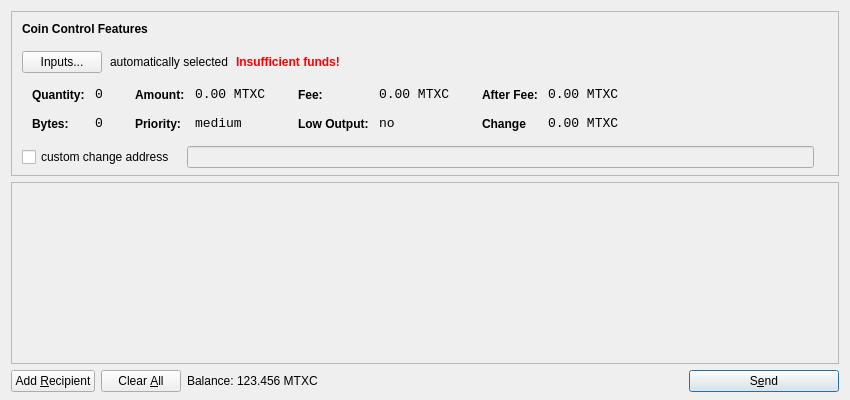
<?xml version="1.0" encoding="UTF-8"?>
<ui version="4.0">
 <class>SendCoinsDialog</class>
 <widget class="QDialog" name="SendCoinsDialog">
  <property name="geometry">
   <rect>
    <x>0</x>
    <y>0</y>
    <width>850</width>
    <height>400</height>
   </rect>
  </property>
  <property name="windowTitle">
   <string>Send Coins</string>
  </property>
  <layout class="QVBoxLayout" name="verticalLayout" stretch="0,1,0">
   <property name="bottomMargin">
    <number>8</number>
   </property>
   <item>
    <widget class="QFrame" name="frameCoinControl">
     <property name="sizePolicy">
      <sizepolicy hsizetype="Expanding" vsizetype="Expanding">
       <horstretch>0</horstretch>
       <verstretch>0</verstretch>
      </sizepolicy>
     </property>
     <property name="maximumSize">
      <size>
       <width>16777215</width>
       <height>16777215</height>
      </size>
     </property>
     <property name="frameShape">
      <enum>QFrame::StyledPanel</enum>
     </property>
     <property name="frameShadow">
      <enum>QFrame::Sunken</enum>
     </property>
     <layout class="QVBoxLayout" name="verticalLayoutCoinControl2">
      <property name="spacing">
       <number>-1</number>
      </property>
      <property name="leftMargin">
       <number>0</number>
      </property>
      <property name="topMargin">
       <number>0</number>
      </property>
      <property name="rightMargin">
       <number>0</number>
      </property>
      <property name="bottomMargin">
       <number>6</number>
      </property>
      <item>
       <layout class="QVBoxLayout" name="verticalLayoutCoinControl" stretch="0,0,0,0,1">
        <property name="spacing">
         <number>0</number>
        </property>
        <property name="leftMargin">
         <number>10</number>
        </property>
        <property name="topMargin">
         <number>10</number>
        </property>
        <item>
         <layout class="QHBoxLayout" name="horizontalLayoutCoinControl1">
          <property name="bottomMargin">
           <number>15</number>
          </property>
          <item>
           <widget class="QLabel" name="labelCoinControlFeatures">
            <property name="sizePolicy">
             <sizepolicy hsizetype="Preferred" vsizetype="Maximum">
              <horstretch>0</horstretch>
              <verstretch>0</verstretch>
             </sizepolicy>
            </property>
            <property name="font">
             <font>
              <weight>75</weight>
              <bold>true</bold>
             </font>
            </property>
            <property name="styleSheet">
             <string notr="true">font-weight:bold;</string>
            </property>
            <property name="text">
             <string>Coin Control Features</string>
            </property>
           </widget>
          </item>
         </layout>
        </item>
        <item>
         <layout class="QHBoxLayout" name="horizontalLayoutCoinControl2" stretch="0,0,0,0">
          <property name="spacing">
           <number>8</number>
          </property>
          <property name="bottomMargin">
           <number>10</number>
          </property>
          <item>
           <widget class="QPushButton" name="pushButtonCoinControl">
            <property name="styleSheet">
             <string notr="true"/>
            </property>
            <property name="text">
             <string>Inputs...</string>
            </property>
           </widget>
          </item>
          <item>
           <widget class="QLabel" name="labelCoinControlAutomaticallySelected">
            <property name="text">
             <string>automatically selected</string>
            </property>
            <property name="margin">
             <number>5</number>
            </property>
           </widget>
          </item>
          <item>
           <widget class="QLabel" name="labelCoinControlInsuffFunds">
            <property name="font">
             <font>
              <weight>75</weight>
              <bold>true</bold>
             </font>
            </property>
            <property name="styleSheet">
             <string notr="true">color:red;font-weight:bold;</string>
            </property>
            <property name="text">
             <string>Insufficient funds!</string>
            </property>
            <property name="margin">
             <number>5</number>
            </property>
           </widget>
          </item>
          <item>
           <spacer name="horizontalSpacerCoinControl">
            <property name="orientation">
             <enum>Qt::Horizontal</enum>
            </property>
            <property name="sizeHint" stdset="0">
             <size>
              <width>40</width>
              <height>1</height>
             </size>
            </property>
           </spacer>
          </item>
         </layout>
        </item>
        <item>
         <widget class="QWidget" name="widgetCoinControl" native="true">
          <property name="sizePolicy">
           <sizepolicy hsizetype="Preferred" vsizetype="Preferred">
            <horstretch>0</horstretch>
            <verstretch>0</verstretch>
           </sizepolicy>
          </property>
          <property name="minimumSize">
           <size>
            <width>0</width>
            <height>0</height>
           </size>
          </property>
          <property name="styleSheet">
           <string notr="true"/>
          </property>
          <layout class="QHBoxLayout" name="horizontalLayoutCoinControl5">
           <property name="margin">
            <number>0</number>
           </property>
           <item>
            <layout class="QHBoxLayout" name="horizontalLayoutCoinControl3" stretch="0,0,0,1">
             <property name="spacing">
              <number>20</number>
             </property>
             <property name="topMargin">
              <number>0</number>
             </property>
             <property name="bottomMargin">
              <number>10</number>
             </property>
             <item>
              <layout class="QFormLayout" name="formLayoutCoinControl1">
               <property name="horizontalSpacing">
                <number>10</number>
               </property>
               <property name="verticalSpacing">
                <number>14</number>
               </property>
               <property name="leftMargin">
                <number>10</number>
               </property>
               <property name="topMargin">
                <number>4</number>
               </property>
               <property name="rightMargin">
                <number>6</number>
               </property>
               <item row="0" column="0">
                <widget class="QLabel" name="labelCoinControlQuantityText">
                 <property name="styleSheet">
                  <string notr="true">font-weight:bold;</string>
                 </property>
                 <property name="text">
                  <string>Quantity:</string>
                 </property>
                 <property name="margin">
                  <number>0</number>
                 </property>
                </widget>
               </item>
               <item row="0" column="1">
                <widget class="QLabel" name="labelCoinControlQuantity">
                 <property name="font">
                  <font>
                   <family>Monospace</family>
                   <pointsize>10</pointsize>
                  </font>
                 </property>
                 <property name="cursor">
                  <cursorShape>IBeamCursor</cursorShape>
                 </property>
                 <property name="contextMenuPolicy">
                  <enum>Qt::ActionsContextMenu</enum>
                 </property>
                 <property name="text">
                  <string>0</string>
                 </property>
                 <property name="margin">
                  <number>0</number>
                 </property>
                 <property name="textInteractionFlags">
                  <set>Qt::LinksAccessibleByMouse|Qt::TextSelectableByKeyboard|Qt::TextSelectableByMouse</set>
                 </property>
                </widget>
               </item>
               <item row="1" column="0">
                <widget class="QLabel" name="labelCoinControlBytesText">
                 <property name="styleSheet">
                  <string notr="true">font-weight:bold;</string>
                 </property>
                 <property name="text">
                  <string>Bytes:</string>
                 </property>
                </widget>
               </item>
               <item row="1" column="1">
                <widget class="QLabel" name="labelCoinControlBytes">
                 <property name="font">
                  <font>
                   <family>Monospace</family>
                   <pointsize>10</pointsize>
                  </font>
                 </property>
                 <property name="cursor">
                  <cursorShape>IBeamCursor</cursorShape>
                 </property>
                 <property name="contextMenuPolicy">
                  <enum>Qt::ActionsContextMenu</enum>
                 </property>
                 <property name="text">
                  <string>0</string>
                 </property>
                 <property name="textInteractionFlags">
                  <set>Qt::LinksAccessibleByMouse|Qt::TextSelectableByKeyboard|Qt::TextSelectableByMouse</set>
                 </property>
                </widget>
               </item>
              </layout>
             </item>
             <item>
              <layout class="QFormLayout" name="formLayoutCoinControl2">
               <property name="horizontalSpacing">
                <number>10</number>
               </property>
               <property name="verticalSpacing">
                <number>14</number>
               </property>
               <property name="leftMargin">
                <number>6</number>
               </property>
               <property name="topMargin">
                <number>4</number>
               </property>
               <property name="rightMargin">
                <number>6</number>
               </property>
               <item row="0" column="0">
                <widget class="QLabel" name="labelCoinControlAmountText">
                 <property name="styleSheet">
                  <string notr="true">font-weight:bold;</string>
                 </property>
                 <property name="text">
                  <string>Amount:</string>
                 </property>
                 <property name="margin">
                  <number>0</number>
                 </property>
                </widget>
               </item>
               <item row="0" column="1">
                <widget class="QLabel" name="labelCoinControlAmount">
                 <property name="font">
                  <font>
                   <family>Monospace</family>
                   <pointsize>10</pointsize>
                  </font>
                 </property>
                 <property name="cursor">
                  <cursorShape>IBeamCursor</cursorShape>
                 </property>
                 <property name="contextMenuPolicy">
                  <enum>Qt::ActionsContextMenu</enum>
                 </property>
                 <property name="text">
                  <string>0.00 MTXC</string>
                 </property>
                 <property name="textInteractionFlags">
                  <set>Qt::LinksAccessibleByMouse|Qt::TextSelectableByKeyboard|Qt::TextSelectableByMouse</set>
                 </property>
                </widget>
               </item>
               <item row="1" column="0">
                <widget class="QLabel" name="labelCoinControlPriorityText">
                 <property name="styleSheet">
                  <string notr="true">font-weight:bold;</string>
                 </property>
                 <property name="text">
                  <string>Priority:</string>
                 </property>
                </widget>
               </item>
               <item row="1" column="1">
                <widget class="QLabel" name="labelCoinControlPriority">
                 <property name="font">
                  <font>
                   <family>Monospace</family>
                   <pointsize>10</pointsize>
                  </font>
                 </property>
                 <property name="cursor">
                  <cursorShape>IBeamCursor</cursorShape>
                 </property>
                 <property name="contextMenuPolicy">
                  <enum>Qt::ActionsContextMenu</enum>
                 </property>
                 <property name="text">
                  <string>medium</string>
                 </property>
                 <property name="textInteractionFlags">
                  <set>Qt::LinksAccessibleByMouse|Qt::TextSelectableByKeyboard|Qt::TextSelectableByMouse</set>
                 </property>
                </widget>
               </item>
              </layout>
             </item>
             <item>
              <layout class="QFormLayout" name="formLayoutCoinControl3">
               <property name="horizontalSpacing">
                <number>10</number>
               </property>
               <property name="verticalSpacing">
                <number>14</number>
               </property>
               <property name="leftMargin">
                <number>6</number>
               </property>
               <property name="topMargin">
                <number>4</number>
               </property>
               <property name="rightMargin">
                <number>6</number>
               </property>
               <item row="0" column="0">
                <widget class="QLabel" name="labelCoinControlFeeText">
                 <property name="styleSheet">
                  <string notr="true">font-weight:bold;</string>
                 </property>
                 <property name="text">
                  <string>Fee:</string>
                 </property>
                 <property name="margin">
                  <number>0</number>
                 </property>
                </widget>
               </item>
               <item row="0" column="1">
                <widget class="QLabel" name="labelCoinControlFee">
                 <property name="font">
                  <font>
                   <family>Monospace</family>
                   <pointsize>10</pointsize>
                  </font>
                 </property>
                 <property name="cursor">
                  <cursorShape>IBeamCursor</cursorShape>
                 </property>
                 <property name="contextMenuPolicy">
                  <enum>Qt::ActionsContextMenu</enum>
                 </property>
                 <property name="text">
                  <string>0.00 MTXC</string>
                 </property>
                 <property name="textInteractionFlags">
                  <set>Qt::LinksAccessibleByMouse|Qt::TextSelectableByKeyboard|Qt::TextSelectableByMouse</set>
                 </property>
                </widget>
               </item>
               <item row="1" column="0">
                <widget class="QLabel" name="labelCoinControlLowOutputText">
                 <property name="styleSheet">
                  <string notr="true">font-weight:bold;</string>
                 </property>
                 <property name="text">
                  <string>Low Output:</string>
                 </property>
                </widget>
               </item>
               <item row="1" column="1">
                <widget class="QLabel" name="labelCoinControlLowOutput">
                 <property name="font">
                  <font>
                   <family>Monospace</family>
                   <pointsize>10</pointsize>
                  </font>
                 </property>
                 <property name="cursor">
                  <cursorShape>IBeamCursor</cursorShape>
                 </property>
                 <property name="contextMenuPolicy">
                  <enum>Qt::ActionsContextMenu</enum>
                 </property>
                 <property name="text">
                  <string>no</string>
                 </property>
                 <property name="textInteractionFlags">
                  <set>Qt::LinksAccessibleByMouse|Qt::TextSelectableByKeyboard|Qt::TextSelectableByMouse</set>
                 </property>
                </widget>
               </item>
              </layout>
             </item>
             <item>
              <layout class="QFormLayout" name="formLayoutCoinControl4">
               <property name="horizontalSpacing">
                <number>10</number>
               </property>
               <property name="verticalSpacing">
                <number>14</number>
               </property>
               <property name="leftMargin">
                <number>6</number>
               </property>
               <property name="topMargin">
                <number>4</number>
               </property>
               <property name="rightMargin">
                <number>6</number>
               </property>
               <item row="0" column="0">
                <widget class="QLabel" name="labelCoinControlAfterFeeText">
                 <property name="styleSheet">
                  <string notr="true">font-weight:bold;</string>
                 </property>
                 <property name="text">
                  <string>After Fee:</string>
                 </property>
                 <property name="margin">
                  <number>0</number>
                 </property>
                </widget>
               </item>
               <item row="0" column="1">
                <widget class="QLabel" name="labelCoinControlAfterFee">
                 <property name="font">
                  <font>
                   <family>Monospace</family>
                   <pointsize>10</pointsize>
                  </font>
                 </property>
                 <property name="cursor">
                  <cursorShape>IBeamCursor</cursorShape>
                 </property>
                 <property name="contextMenuPolicy">
                  <enum>Qt::ActionsContextMenu</enum>
                 </property>
                 <property name="text">
                  <string>0.00 MTXC</string>
                 </property>
                 <property name="textInteractionFlags">
                  <set>Qt::LinksAccessibleByMouse|Qt::TextSelectableByKeyboard|Qt::TextSelectableByMouse</set>
                 </property>
                </widget>
               </item>
               <item row="1" column="0">
                <widget class="QLabel" name="labelCoinControlChangeText">
                 <property name="styleSheet">
                  <string notr="true">font-weight:bold;</string>
                 </property>
                 <property name="text">
                  <string>Change</string>
                 </property>
                </widget>
               </item>
               <item row="1" column="1">
                <widget class="QLabel" name="labelCoinControlChange">
                 <property name="font">
                  <font>
                   <family>Monospace</family>
                   <pointsize>10</pointsize>
                  </font>
                 </property>
                 <property name="cursor">
                  <cursorShape>IBeamCursor</cursorShape>
                 </property>
                 <property name="contextMenuPolicy">
                  <enum>Qt::ActionsContextMenu</enum>
                 </property>
                 <property name="text">
                  <string>0.00 MTXC</string>
                 </property>
                 <property name="textInteractionFlags">
                  <set>Qt::LinksAccessibleByMouse|Qt::TextSelectableByKeyboard|Qt::TextSelectableByMouse</set>
                 </property>
                </widget>
               </item>
              </layout>
             </item>
            </layout>
           </item>
          </layout>
         </widget>
        </item>
        <item>
         <layout class="QHBoxLayout" name="horizontalLayoutCoinControl4" stretch="0,0,0">
          <property name="spacing">
           <number>12</number>
          </property>
          <property name="sizeConstraint">
           <enum>QLayout::SetDefaultConstraint</enum>
          </property>
          <property name="topMargin">
           <number>5</number>
          </property>
          <property name="rightMargin">
           <number>5</number>
          </property>
          <item>
           <widget class="QCheckBox" name="checkBoxCoinControlChange">
            <property name="text">
             <string>custom change address</string>
            </property>
           </widget>
          </item>
          <item>
           <widget class="QLineEdit" name="lineEditCoinControlChange">
            <property name="enabled">
             <bool>false</bool>
            </property>
            <property name="sizePolicy">
             <sizepolicy hsizetype="Expanding" vsizetype="Fixed">
              <horstretch>0</horstretch>
              <verstretch>0</verstretch>
             </sizepolicy>
            </property>
           </widget>
          </item>
          <item>
           <widget class="QLabel" name="labelCoinControlChangeLabel">
            <property name="sizePolicy">
             <sizepolicy hsizetype="Preferred" vsizetype="Expanding">
              <horstretch>0</horstretch>
              <verstretch>0</verstretch>
             </sizepolicy>
            </property>
            <property name="minimumSize">
             <size>
              <width>0</width>
              <height>0</height>
             </size>
            </property>
            <property name="text">
             <string/>
            </property>
            <property name="margin">
             <number>3</number>
            </property>
           </widget>
          </item>
         </layout>
        </item>
        <item>
         <spacer name="verticalSpacerCoinControl">
          <property name="orientation">
           <enum>Qt::Vertical</enum>
          </property>
          <property name="sizeHint" stdset="0">
           <size>
            <width>800</width>
            <height>1</height>
           </size>
          </property>
         </spacer>
        </item>
       </layout>
      </item>
     </layout>
    </widget>
   </item>
   <item>
    <widget class="QScrollArea" name="scrollArea">
     <property name="widgetResizable">
      <bool>true</bool>
     </property>
     <widget class="QWidget" name="scrollAreaWidgetContents">
      <property name="geometry">
       <rect>
        <x>0</x>
        <y>0</y>
        <width>830</width>
        <height>165</height>
       </rect>
      </property>
      <layout class="QVBoxLayout" name="verticalLayout_2">
       <property name="margin">
        <number>0</number>
       </property>
       <item>
        <layout class="QVBoxLayout" name="entries">
         <property name="spacing">
          <number>6</number>
         </property>
        </layout>
       </item>
       <item>
        <spacer name="verticalSpacer">
         <property name="orientation">
          <enum>Qt::Vertical</enum>
         </property>
         <property name="sizeHint" stdset="0">
          <size>
           <width>20</width>
           <height>40</height>
          </size>
         </property>
        </spacer>
       </item>
      </layout>
     </widget>
    </widget>
   </item>
   <item>
    <layout class="QHBoxLayout" name="horizontalLayout">
     <item>
      <widget class="QPushButton" name="addButton">
       <property name="toolTip">
        <string>Send to multiple recipients at once</string>
       </property>
       <property name="text">
        <string>Add &amp;Recipient</string>
       </property>
       <property name="icon">
        <iconset resource="../bitcoin.qrc">
         <normaloff>:/icons/add</normaloff>:/icons/add</iconset>
       </property>
       <property name="autoDefault">
        <bool>false</bool>
       </property>
      </widget>
     </item>
     <item>
      <widget class="QPushButton" name="clearButton">
       <property name="sizePolicy">
        <sizepolicy hsizetype="Minimum" vsizetype="Fixed">
         <horstretch>0</horstretch>
         <verstretch>0</verstretch>
        </sizepolicy>
       </property>
       <property name="toolTip">
        <string>Remove all transaction fields</string>
       </property>
       <property name="text">
        <string>Clear &amp;All</string>
       </property>
       <property name="icon">
        <iconset resource="../bitcoin.qrc">
         <normaloff>:/icons/remove</normaloff>:/icons/remove</iconset>
       </property>
       <property name="autoRepeatDelay">
        <number>300</number>
       </property>
       <property name="autoDefault">
        <bool>false</bool>
       </property>
      </widget>
     </item>
     <item>
      <layout class="QHBoxLayout" name="horizontalLayout_2">
       <property name="spacing">
        <number>3</number>
       </property>
       <item>
        <widget class="QLabel" name="label">
         <property name="sizePolicy">
          <sizepolicy hsizetype="Preferred" vsizetype="Fixed">
           <horstretch>0</horstretch>
           <verstretch>0</verstretch>
          </sizepolicy>
         </property>
         <property name="text">
          <string>Balance:</string>
         </property>
        </widget>
       </item>
       <item>
        <widget class="QLabel" name="labelBalance">
         <property name="sizePolicy">
          <sizepolicy hsizetype="Preferred" vsizetype="Fixed">
           <horstretch>0</horstretch>
           <verstretch>0</verstretch>
          </sizepolicy>
         </property>
         <property name="cursor">
          <cursorShape>IBeamCursor</cursorShape>
         </property>
         <property name="text">
          <string>123.456 MTXC</string>
         </property>
         <property name="textInteractionFlags">
          <set>Qt::LinksAccessibleByMouse|Qt::TextSelectableByKeyboard|Qt::TextSelectableByMouse</set>
         </property>
        </widget>
       </item>
      </layout>
     </item>
     <item>
      <spacer name="horizontalSpacer">
       <property name="orientation">
        <enum>Qt::Horizontal</enum>
       </property>
       <property name="sizeHint" stdset="0">
        <size>
         <width>40</width>
         <height>20</height>
        </size>
       </property>
      </spacer>
     </item>
     <item>
      <widget class="QPushButton" name="sendButton">
       <property name="minimumSize">
        <size>
         <width>150</width>
         <height>0</height>
        </size>
       </property>
       <property name="toolTip">
        <string>Confirm the send action</string>
       </property>
       <property name="text">
        <string>S&amp;end</string>
       </property>
       <property name="icon">
        <iconset resource="../bitcoin.qrc">
         <normaloff>:/icons/send</normaloff>:/icons/send</iconset>
       </property>
       <property name="default">
        <bool>true</bool>
       </property>
      </widget>
     </item>
    </layout>
   </item>
  </layout>
 </widget>
 <resources>
  <include location="../bitcoin.qrc"/>
 </resources>
 <connections/>
</ui>
